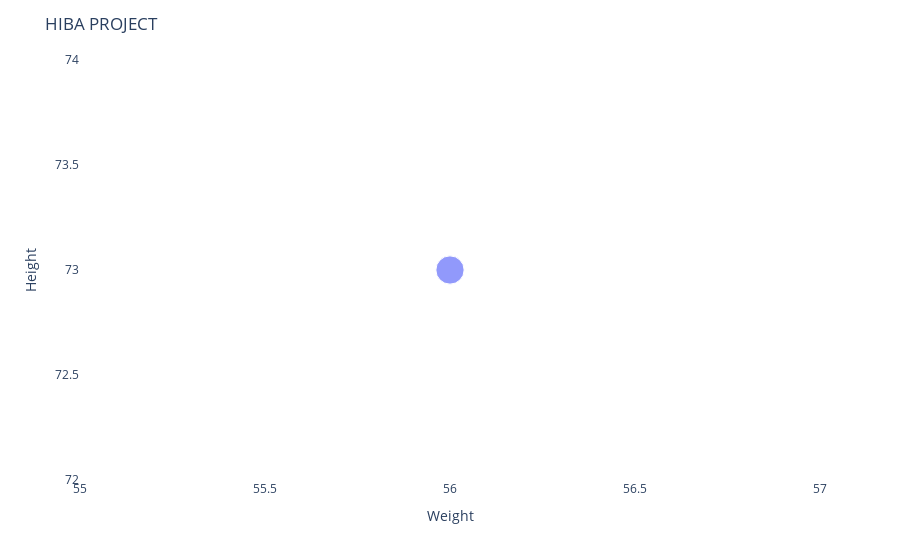

The code cell stored with this chart in its notebook:
### Code cell
import plotly.express as px
fig = px.scatter(x=[float(weight)],y=[float(height)],size=[int(num_Preg)],hover_data=[[age]])
fig.update_layout(title='HIBA PROJECT',
                   xaxis_title='Weight',
                     
                     paper_bgcolor='rgba(0,0,0,0)',
                    plot_bgcolor='rgba(0,0,0,0)',
                   yaxis_title='Height')
fig.show()

### Figure 1 — Plotly figure (JSON) as saved in the notebook; plotly's stock layout.template omitted (floating-point values rounded to 4 significant figures)
{"data": [{"customdata": [["43"]], "hovertemplate": "x=%{x}<br>y=%{y}<br>size=%{marker.size}<br>hover_data_0=%{customdata[0]}<extra></extra>", "legendgroup": "", "marker": {"color": "#636efa", "size": [2], "sizemode": "area", "sizeref": 0.005, "symbol": "circle"}, "mode": "markers", "name": "", "orientation": "v", "showlegend": false, "type": "scatter", "x": [56], "xaxis": "x", "y": [73], "yaxis": "y"}], "layout": {"legend": {"itemsizing": "constant", "tracegroupgap": 0}, "margin": {"t": 60}, "paper_bgcolor": "rgba(0,0,0,0)", "plot_bgcolor": "rgba(0,0,0,0)", "title": {"text": "HIBA PROJECT"}, "xaxis": {"anchor": "y", "domain": [0, 1], "title": {"text": "Weight"}}, "yaxis": {"anchor": "x", "domain": [0, 1], "title": {"text": "Height"}}}}
